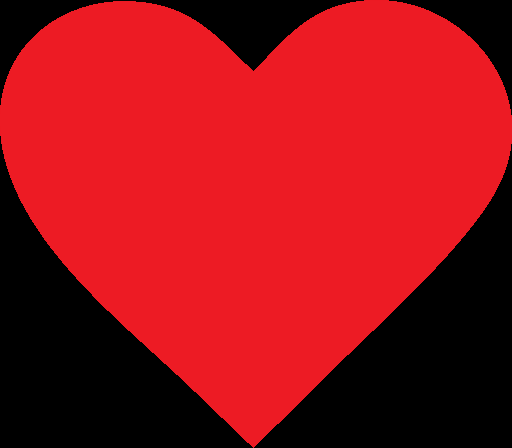
#> input picture data/example/red-heart.png, 512 x 448 px, found by its file name
$ python image_gen_path.py
#> lines starting #> are read from the running program, lines starting #| are printed output that depends on the picture; after the words box and inside, x2 and y2 are one past the last pixel; in counts of white or black regions, pixels touching at a corner belong together
import cv2
import numpy as np
from matplotlib import pyplot as plt

img = cv2.imread("data/example/red-heart.png")
#> img is the input picture: shape (448, 512, 3); mean B, G, R 23.7, 17.8, 156


gray = cv2.cvtColor(img,cv2.COLOR_BGR2GRAY)
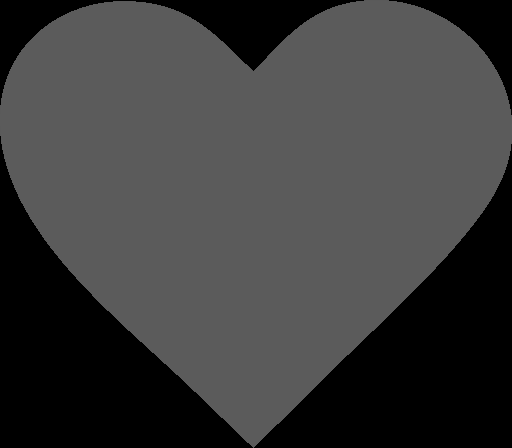
#> gray: shape (448, 512); min 0, max 91, mean 59.9
ret, binary = cv2.threshold(gray,50,255,cv2.THRESH_BINARY)
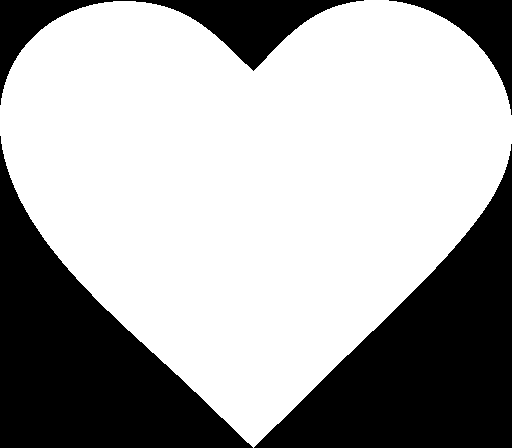
#> binary: shape (448, 512); 65.8% white; 4 black regions
cv2.imshow("gray", gray)
cv2.imshow("binary", binary)

contours, hierarchy = cv2.findContours(binary,cv2.RETR_TREE,cv2.CHAIN_APPROX_SIMPLE)
#> contours = 1 contour; box (x1, y1, x2, y2) and area: (0, 0, 512, 448) 150306
cv2.drawContours(img,contours,-1,(0,255,255),3)
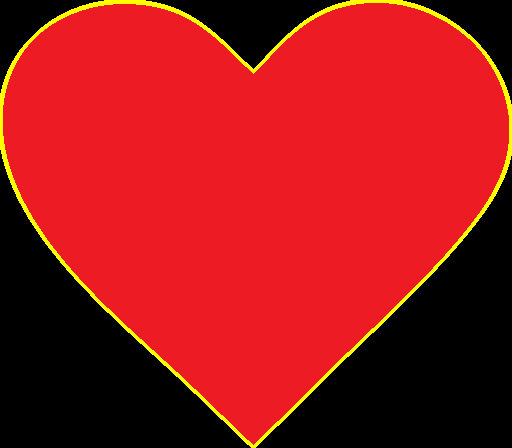
#> img: shape (448, 512, 3); 2.66% of pixels changed, all inside (x1, y1, x2, y2) = (0, 0, 512, 448)
print(contours[0][-3])
#| [[396   1]]

cv2.imshow("img", img)
cv2.waitKey(1)

contoursNp = np.array(contours).reshape(-1,2)
#> contoursNp = 458 pairs, first value 0 to 511, second value 0 to 447
# print(contoursNp)
path = ([1,1]-contoursNp / [640,480]) * 1 + 0
#> path = 458 pairs, first value 0.202 to 1, second value 0.0687 to 1
# print(path[-3])

# show all 2d
fig = plt.figure()
ax = fig.add_subplot()
ax.set_xlabel('X')
ax.set_ylabel('Z')

sc = ax.scatter(path[:,0], path[:,1], s=20, label='Marker', c=path[:,0], cmap='jet')
ax.legend()
cbar = plt.colorbar(sc)
cbar.set_label('RMSE')
plt.show()
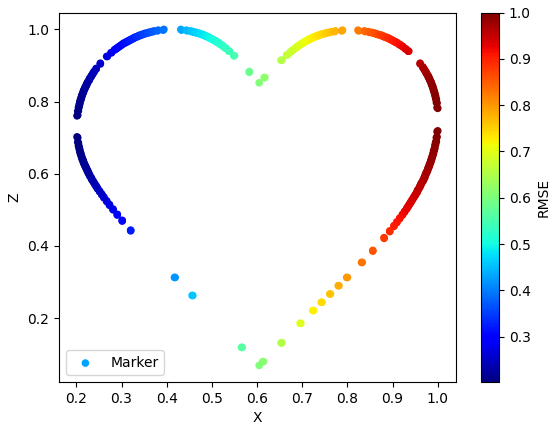
#> figure drawn by matplotlib, 2 panels
